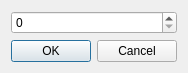
<?xml version="1.0" encoding="UTF-8"?>
<ui version="4.0">
 <class>Dialog</class>
 <widget class="QDialog" name="Dialog">
  <property name="geometry">
   <rect>
    <x>0</x>
    <y>0</y>
    <width>176</width>
    <height>69</height>
   </rect>
  </property>
  <property name="windowTitle">
   <string>Set 2DA Index</string>
  </property>
  <layout class="QGridLayout" name="gridLayout">
   <item row="0" column="0">
    <layout class="QVBoxLayout" name="verticalLayout">
     <item>
      <widget class="QSpinBox" name="spinBox">
       <property name="maximum">
        <number>65565</number>
       </property>
      </widget>
     </item>
     <item>
      <widget class="QDialogButtonBox" name="buttonBox">
       <property name="orientation">
        <enum>Qt::Horizontal</enum>
       </property>
       <property name="standardButtons">
        <set>QDialogButtonBox::Cancel|QDialogButtonBox::Ok</set>
       </property>
      </widget>
     </item>
    </layout>
   </item>
  </layout>
 </widget>
 <resources/>
 <connections>
  <connection>
   <sender>buttonBox</sender>
   <signal>accepted()</signal>
   <receiver>Dialog</receiver>
   <slot>accept()</slot>
   <hints>
    <hint type="sourcelabel">
     <x>248</x>
     <y>254</y>
    </hint>
    <hint type="destinationlabel">
     <x>157</x>
     <y>274</y>
    </hint>
   </hints>
  </connection>
  <connection>
   <sender>buttonBox</sender>
   <signal>rejected()</signal>
   <receiver>Dialog</receiver>
   <slot>reject()</slot>
   <hints>
    <hint type="sourcelabel">
     <x>316</x>
     <y>260</y>
    </hint>
    <hint type="destinationlabel">
     <x>286</x>
     <y>274</y>
    </hint>
   </hints>
  </connection>
 </connections>
</ui>
